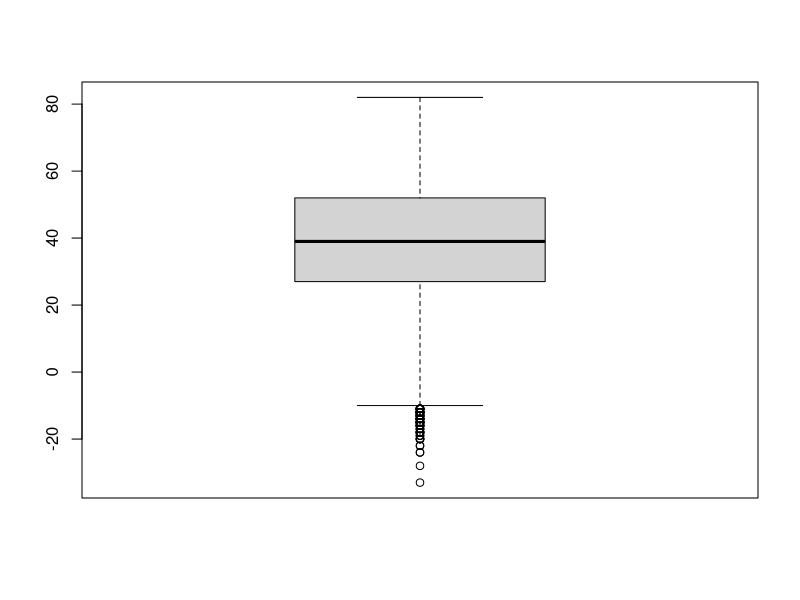
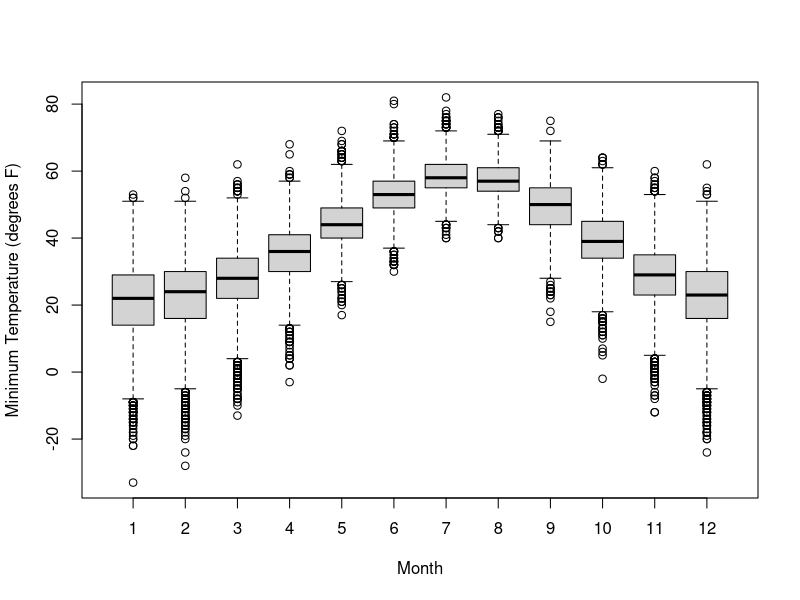
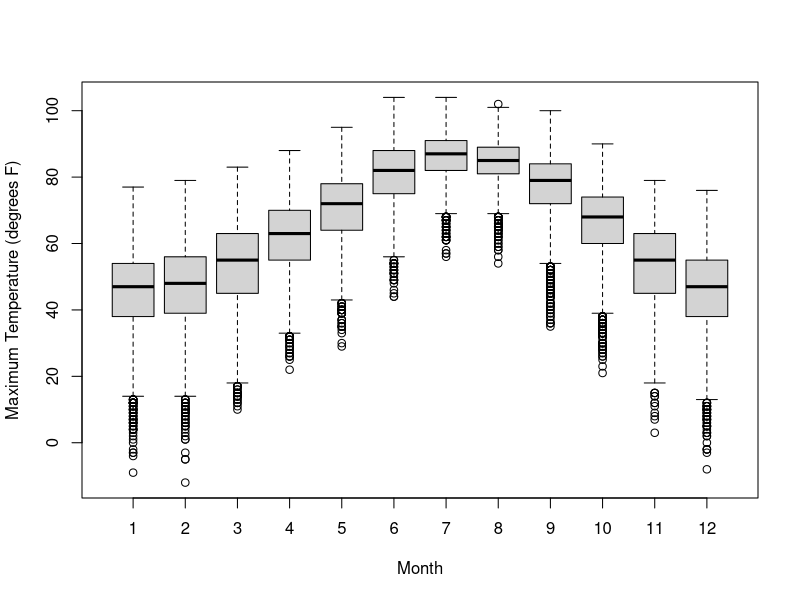
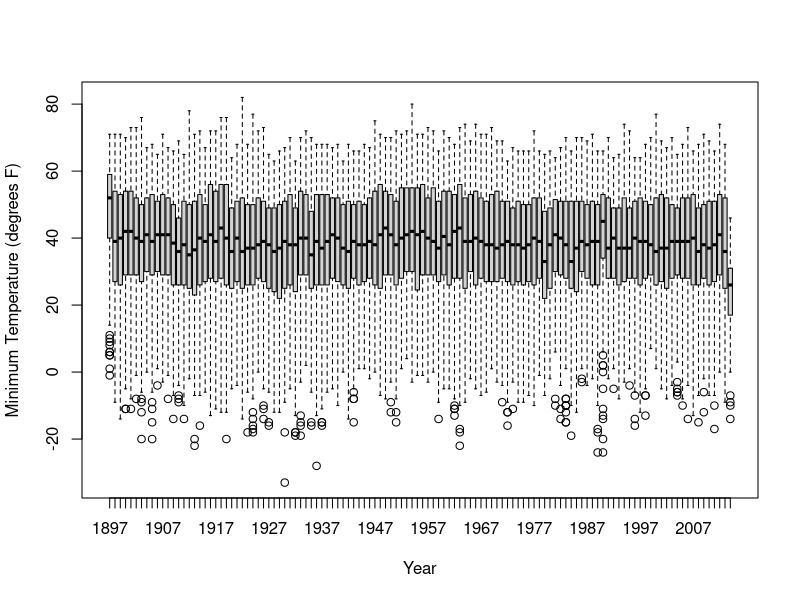
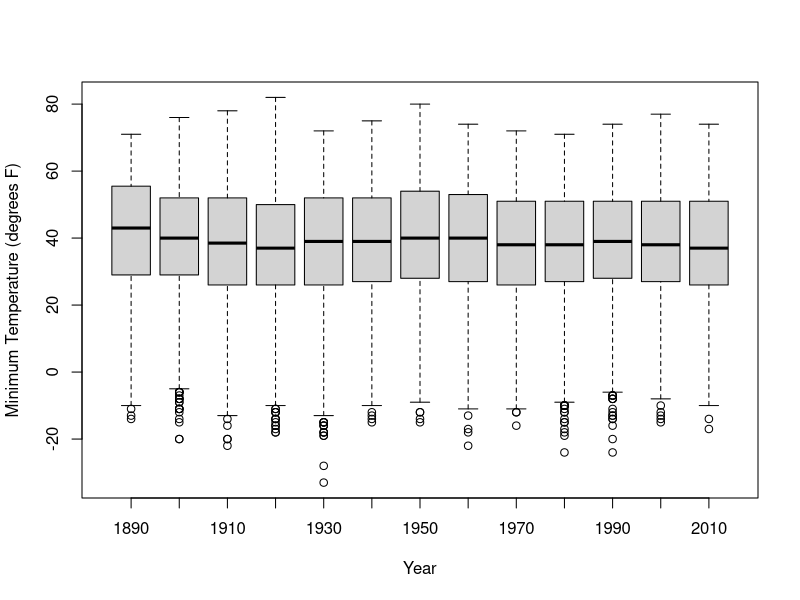
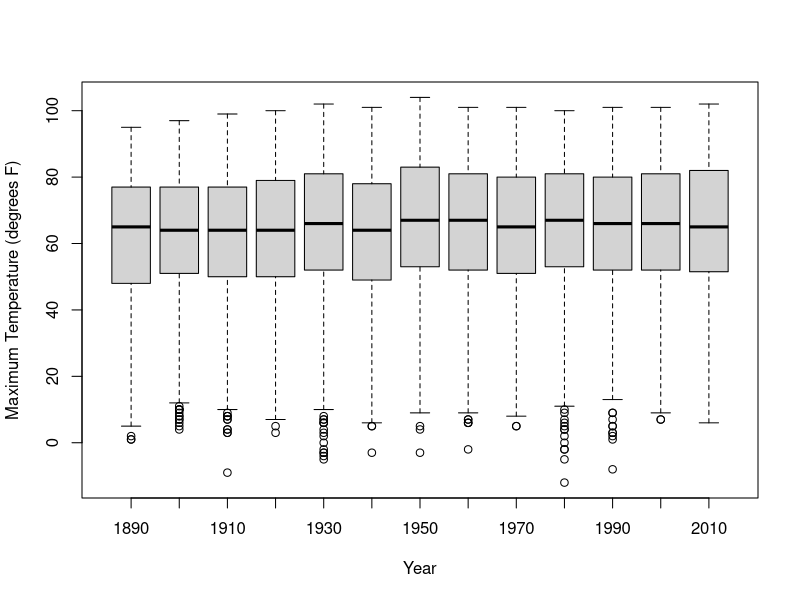

Write the R code that produced these figures, in order.
# # # # # # # # # # # # # # # # # # # # # # # # # # # # # # # # # # # # # # # # # # # # # # # # # # # # # # # # # # #
# BOX PLOTS

bd = read.csv("BoulderDaily.csv")

# We can create a simple boxplot of the temperatures:

boxplot( bd$tmin )

# What if we wanted to look at seasonal trends again?  Can we use boxplots?

boxplot( tmin ~ month, data=bd, xlab="Month", ylab="Minimum Temperature (degrees F)" )

# That's pretty cool!  It shows us the seasonality we saw before, and it also shows the
# smaller variability in the summer months.

boxplot( tmax ~ month, data=bd, xlab="Month", ylab="Maximum Temperature (degrees F)" )


# QUESTION!
# Are there temperature trends over year?

# Just using year is really ugly/unclear:

boxplot( tmin ~ year, data=bd, xlab="Year", ylab="Minimum Temperature (degrees F)" )

bd$decade = floor(bd$year/10)*10
boxplot( tmin ~ decade, data=bd, xlab="Year", ylab="Minimum Temperature (degrees F)" )
boxplot( tmax ~ decade, data=bd, xlab="Year", ylab="Maximum Temperature (degrees F)" )

# It doesn't seem like there's much of a trend here